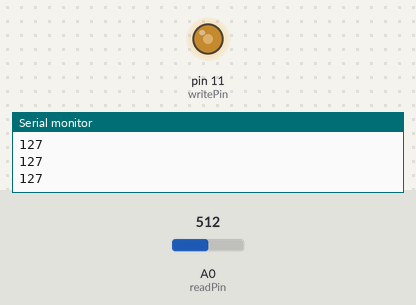
A sketch run on a simulated Arduino Uno, built with avr-gcc and run on an emulated ATmega328P. Shown: output pins drawn as LEDs (lit = HIGH), the last lines printed to the serial monitor. The test bench sets the inputs (shaded band); at power-on: A0 (readPin) = 512.

Above: at 1.3 s.
1.4 s: A0 (readPin) set to 716
At 2.7 s:
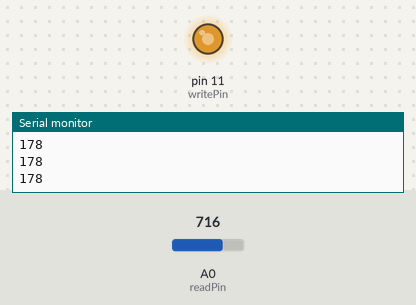
3.0 s: A0 (readPin) set to 900
At 3.8 s:
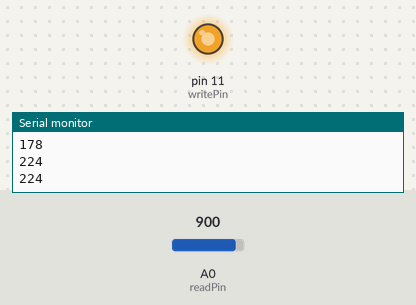
4.5 s: A0 (readPin) set to 122
At 5.0 s:
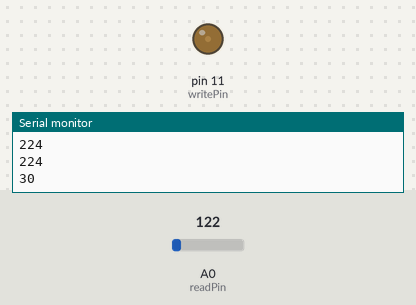
6.0 s: A0 (readPin) set to 0
At 7.2 s:
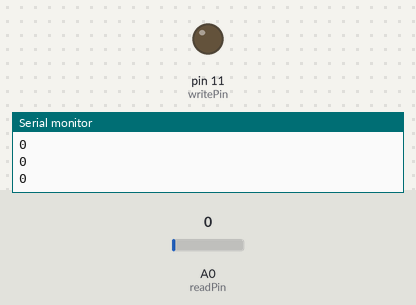
7.5 s: A0 (readPin) set to 511
At 8.6 s:
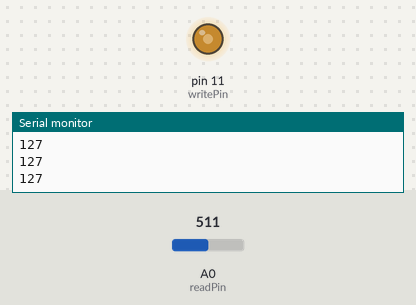
Timing chart, 0 to 10.0 s (numbered marks = the images above; inputs shaded):
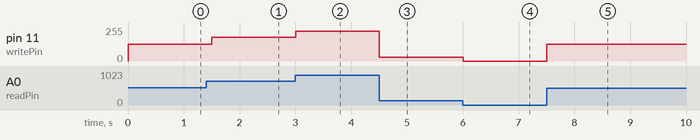

Measured:
- after the input at 1.4 s, pin 11 (writePin): 127/255 → 178/255 after 0.10 s
- after the input at 3.0 s, pin 11 (writePin): 178/255 → 224/255 at once
- after the input at 4.5 s, pin 11 (writePin): 224/255 → 30/255 at once
- after the input at 6.0 s, pin 11 (writePin): 30/255 → 0/255 at once
- after the input at 7.5 s, pin 11 (writePin): 0/255 → 127/255 at once

The sketch:

ProjectWithPotentiometer.ino
```cpp
const int readPin = A0, writePin = 11;
double convertToVolts = 204.8;
double convertTo8Bit = 51.0;
void setup() {
  pinMode(readPin, INPUT);
  pinMode(writePin, OUTPUT);
  Serial.begin(9600);
}

void loop() {

  int statues = (analogRead(readPin)/convertToVolts)*convertTo8Bit;

  analogWrite(writePin, statues);
  Serial.print(statues);
  Serial.println();
  delay(500);

}
```
